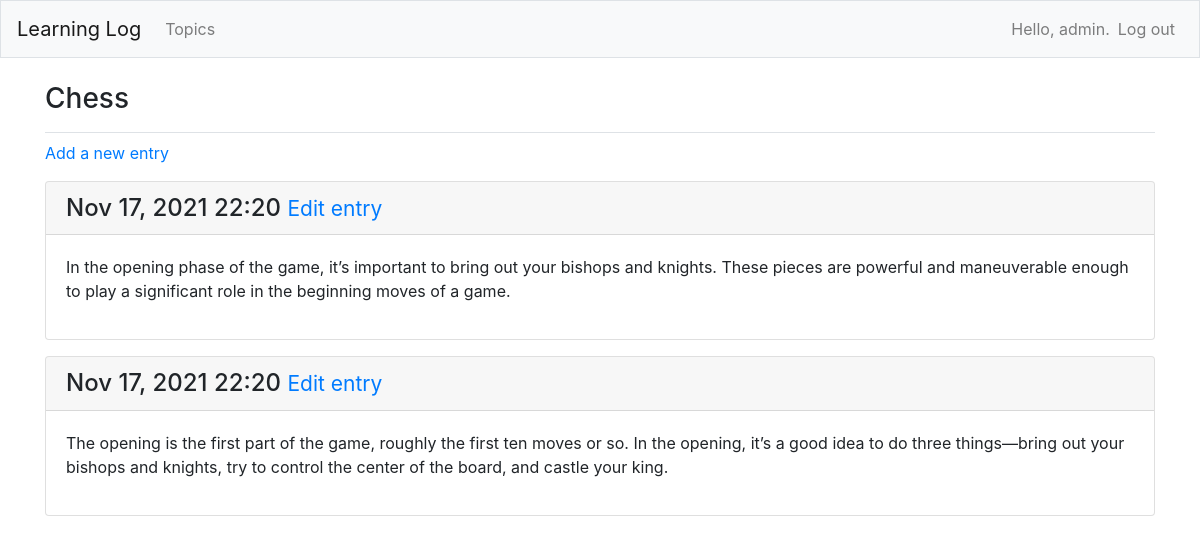
The page /topics/1/ (signed in) on the database as committed earlier.
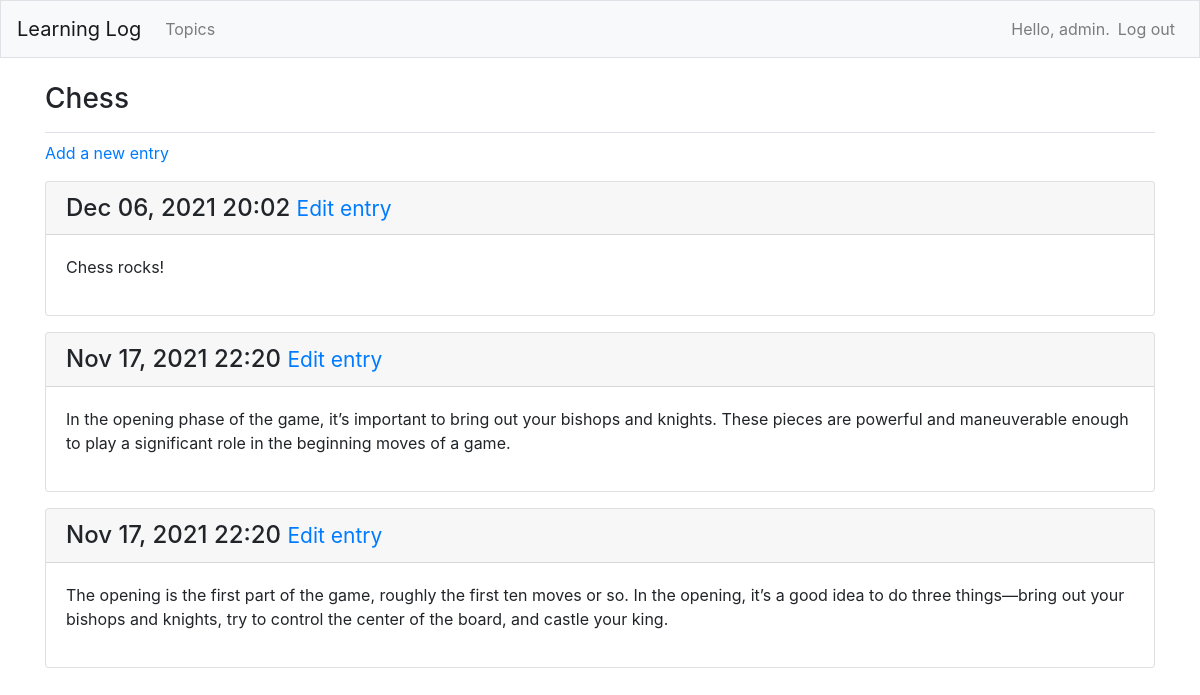
The same page on the database as committed later.
### MainApp/models.py (models this page shows, shortened)
class Entry(models.Model):
    topic = models.ForeignKey(Topic, on_delete=models.CASCADE)
    text = models.TextField()
    date_added = models.DateTimeField(auto_now_add=True)
    class Meta:
        verbose_name_plural = 'entries'

### MainApp/views.py (the view)
# urls.py: path('topics/<int:topic_id>/', views.topic, name='topic'),
@login_required
def topic(request, topic_id):
    topic = Topic.objects.get(id=topic_id)
    if topic.owner != request.user:
        raise Http404
    entries = topic.entry_set.all().order_by('-date_added')
    context = {'topic':topic, 'entries':entries}
    return render(request, "MainApp/topic.html", context)

### MainApp/models.py (called while the page is built)
    def __str__(self):
        return self.text

### MainApp/templates/mainapp/topic.html
{% extends "MainApp/base.html" %}
{% block page_header %}
<h3>{{ topic }}</h3>
{% endblock page_header %}
{% block content %}
<p>
    <a href="{% url 'MainApp:new_entry' topic.id %}">Add a new entry</a>
</p>
{% for entry in entries %}
<div class="card mb-3">
    <h4 class="card-header">
        {{ entry.date_added|date:'M d, Y H:i' }}
        <small><a href="{% url 'MainApp:edit_entry' entry.id %}">
                Edit entry</a></small>
    </h4>
    <div class="card-body">
        {{ entry.text|linebreaks }}
    </div>
</div>
{% empty %}
<p>There are no entries for this topic yet.</p>
{% endfor %}
{% endblock content %}

Rows that differ between the two databases and show on the page:
added Entry: date_added "Dec 06, 2021 20:02", text "Chess rocks!"
